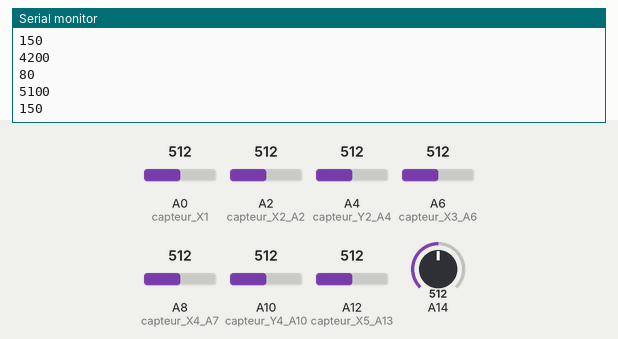
Recording of a sketch running on a simulated Arduino Mega 2560, built with avr-gcc and run on an emulated ATmega2560. Parts: the last lines printed to the serial monitor. The test bench sets the inputs (shaded band); at power-on: A0 (capteur_X1) = 512, A2 (capteur_X2_A2) = 512, A4 (capteur_Y2_A4) = 512, A6 (capteur_X3_A6) = 512, A8 (capteur_X4_A7) = 512, A10 (capteur_Y4_A10) = 512, A12 (capteur_X5_A13) = 512, A14 = 512.

Above: at 1.2 s.
1.3 s: A0 (capteur_X1) set to 716
At 2.0 s:
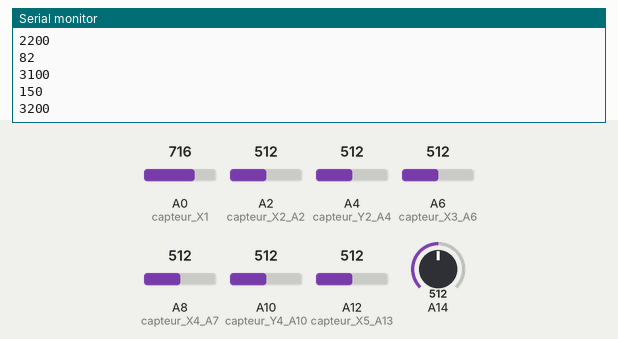
2.8 s: A2 (capteur_X2_A2) set to 716
At 3.8 s:
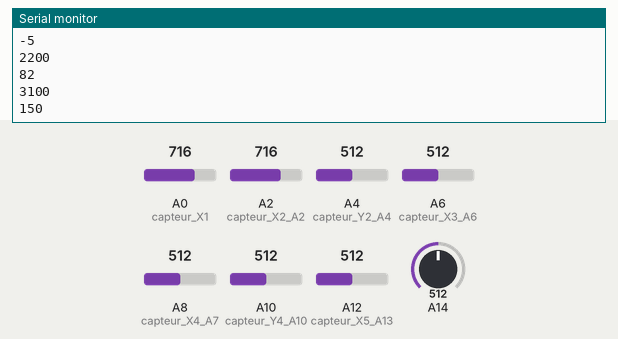
4.3 s: A4 (capteur_Y2_A4) set to 306
At 5.0 s:
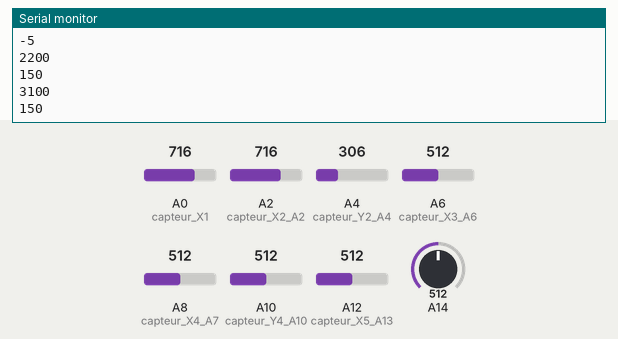
5.8 s: A6 (capteur_X3_A6) set to 716
At 6.4 s:
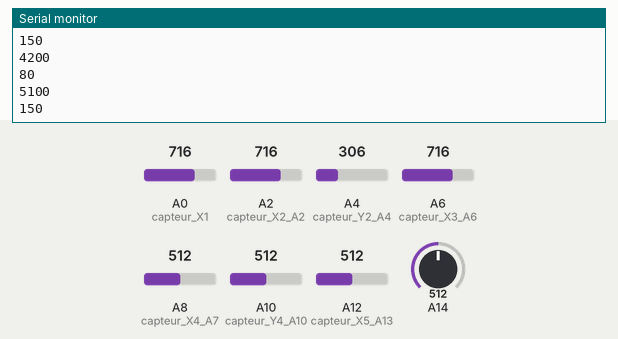
Timing chart, 0 to 8.3 s (numbered marks = the images above; inputs shaded):
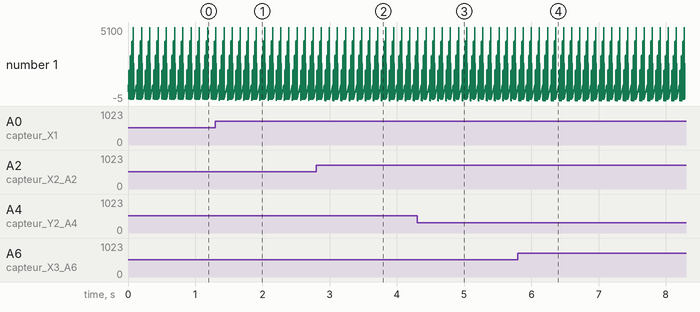

The sketch:

Gant.ino
```cpp
//----------------Variables globales-------------------//
const float Vcc= 5;                  //Tension aux bornes de l'arduino en Volt
const float R=47000;                      //Résistance de la 2eme résistance en Ohm
const float NBNum=1023.0;            //Valeur numérique la plus grande

//Capteur X1 (Capteur 4)
int X1 =0;
float X1_Res=0;
int angleX1=0;
const float flatX1=29800;                 //Résistance du flex sensor à plat
const float bentX1=44400;                   //Résistance du flex sensor à 90 degré

//Capteur X2 (Capteur 19)
int X2=0 ;
float X2_Res=0;
int angleX2=0;
const float flatX2=32300;                 //Résistance du flex sensor à plat
const float bentX2=40700;                   //Résistance du flex sensor à 90 degré

//Capteur Y2 (Capteur 1)
int Y2=0 ;
float Y2_Res=0;
int angleY2=0;
const float flatY2=33600;                 //Résistance du flex sensor à plat
const float bentY2=48200;                   //Résistance du flex sensor à 90 degré

//Capteur X3 ( Capteur 11)
int X3=0 ;
float X3_Res=0;
int angleX3=0;
const float flatX3=30500;                 //Résistance du flex sensor à plat
const float bentX3=35500;                   //Résistance du flex sensor à 90 degré

//Capteur Y3 ( Capteur 21)
int Y3=0;
float Y3_Res=0;
int angleY3=0;
const float flatY3=27600;                 //Résistance du flex sensor à plat
const float bentY3=45200;                   //Résistance du flex sensor à 90 degré

//Capteur X4 ( Capteur 34)
int X4=0 ;
float X4_Res=0;
int angleX4=0;
const float flatX4=27500;                 //Résistance du flex sensor à plat
const float bentX4=35300;                   //Résistance du flex sensor à 90 degré

//Capteur Y4 ( Capteur 24)
int Y4=0;
float Y4_Res=0;
int angleY4=0;
const float flatY4=30000;                 //Résistance du flex sensor à plat
const float bentY4=49000;                   //Résistance du flex sensor à 90 degré

//Capteur X5 ( Capteur 42)
int X5=0 ;
float X5_Res=0;
int angleX5=0;
const float flatX5=28500;                 //Résistance du flex sensor à plat
const float bentX5=37000;                   //Résistance du flex sensor à 90 degré

void setup()
{
/* Configuration hardware de l'arduino*/
  //Débit de communication
  Serial.begin(9600);

  //Configuration des broches
  pinMode(A0,INPUT);        //capteur X1
  pinMode(A2,INPUT);        //capteur X2 A2
  pinMode(A4,INPUT);        //capteur Y2 A4
  pinMode(A6,INPUT);        //capteur X3 A6
  pinMode(A7,INPUT);        //capteur Y3 A8
  pinMode(A8,INPUT); //capteur X4 A7
  pinMode(A10,INPUT);        //capteur Y4 A10
  pinMode(A12,INPUT);        //capteur X5 A13
  //pinMode(A15,INPUT);        //capteur X5 A15
}


float Num_to_Analog(int Num)
{
/*Prends une valeur numérique entre 0 et 1023 et renvoie la tension correspondante */

  //Calcul de la tension en faisant une conversion Numérique-Analogique
  float Vflex=Num*(Vcc / NBNum);

  //Calcul de la résistance du Flex sensor en utilisant le pont diviseur
  float Rflex=R*(Vcc / Vflex -1.0);

  return Rflex;
}

void SerialReturn(int ID,int angle)
{
/*Renvoie l'ID du capteur et la valeur de l'angle au port de l'ordinateur*/
  Serial.println(ID);
  Serial.println(angle);
}


void loop()
{
/* Renvoie la valeur de l'angle pour chaque capteur*/

  //Lectures des valeurs Numériques reçues via les ports Analogiques
  X1=analogRead(A0);
  X2=analogRead(A2);
  Y2=analogRead(A4);
  X3=analogRead(A6);
  Y3=analogRead(A8);
  X4=analogRead(A10);
  Y4=analogRead(A12);
  X5=analogRead(A14);

  //Calculs des résistances correspondantes
  X1_Res=Num_to_Analog(X1);
  X2_Res=Num_to_Analog(X2);
  Y2_Res=Num_to_Analog(Y2);
  X3_Res=Num_to_Analog(X3);
  Y3_Res=Num_to_Analog(Y3);
  X4_Res=Num_to_Analog(X4);
  Y4_Res=Num_to_Analog(Y4);
  X5_Res=Num_to_Analog(X5);

  //Calculs des valeurs des angles
  angleX1=(int)map(X1_Res,flatX1,bentX1,0,90.0);
  angleX2=(int)map(X2_Res,flatX2,bentX2,0,90.0);
  angleY2=(int)map(Y2_Res,flatY2,bentY2,0,90.0);
  angleX3=(int)map(X3_Res,flatX3,bentX3,0,90.0);
  angleY3=(int)map(Y3_Res,flatY3,bentY3,0,90.0);
  angleX4=(int)map(X4_Res,flatX4,bentX4,0,90.0);
  angleY4=(int)map(Y4_Res,flatY4,bentY4,0,90.0);
  angleX5=(int)map(X5_Res,flatX5,bentX5,0,90.0);

  //Renvoie des valeurs par l'Arduino au port correspondant
  //Serial.println(9999);
  if(angleX1 < 150 && angleX1 > 0)
    SerialReturn(1100,angleX1);             //capteur X1
  else if(angleX1 >= 150)
    SerialReturn(1100,150);
  else if(angleX1 <= 0)
    SerialReturn(1100,0);

  if(angleX2 < 150 && angleX2 > -5)
    SerialReturn(2100,angleX2);             //capteur X2
  else if(angleX2 >= 150)
    SerialReturn(2100,150);
  else if(angleX2 <= -5)
    SerialReturn(2100,-5);

  if(angleY2 < 150 && angleY2 > 0)
    SerialReturn(2200,angleY2);             //capteur Y2
  else if(angleY2 >= 150)
    SerialReturn(2200,150);
  else if(angleY2 <= 0)
    SerialReturn(2200,0);

  if(angleX3 < 150 && angleX3 > -5)
    SerialReturn(3100,angleX3);             //capteur X3
  else if(angleX3 >= 150)
    SerialReturn(3100,150);
  else if(angleX3 <= -5)
    SerialReturn(3100,-5);

  if(angleY3 < 150 && angleY3 > 0)
    SerialReturn(3200,angleY3);             //capteur Y3
  else if(angleY3 >= 150)
    SerialReturn(3200,150);
  else if(angleY3 <= 0)
    SerialReturn(3200,0);

  if(angleX4 < 150 && angleX4 > -5)
    SerialReturn(4100,angleX4);             //capteur X4
  else if(angleX4 >= 150)
    SerialReturn(4100,150);
  else if( angleX4 <= -5)
    SerialReturn(4100,-5);

  if(angleY4 < 150 && angleY4 > 0)
    SerialReturn(4200,angleY4);             //capteur Y4
  else if(angleY4 >= 150)
    SerialReturn(4200,150);
  else if(angleY4 <= 0)
    SerialReturn(4200,0);

  if(angleX5 < 150 && angleX5 > -5)
    SerialReturn(5100,angleX5);             //capteur X5
  else if(angleX5 >= 150)
    SerialReturn(5100,150);
  else if(angleX5 <= -5)
    SerialReturn(5100,-5);

  delay(100);
}
```

Measured:
- after the input at 1.3 s, the serial monitor: prints a new line after 0.06 s (image 1)
- after the input at 2.8 s, the serial monitor: prints a new line after 0.14 s (image 2)
